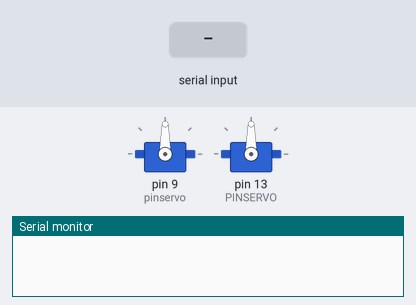
A sketch run on a simulated Arduino Uno, built with avr-gcc and run on an emulated ATmega328P. On the bench: 2 × servo, the last lines printed to the serial monitor. Inputs (shaded band) come from the test bench.

Above: at 1.2 s.
1.3 s: "w" received over Serial
At 2.4 s:
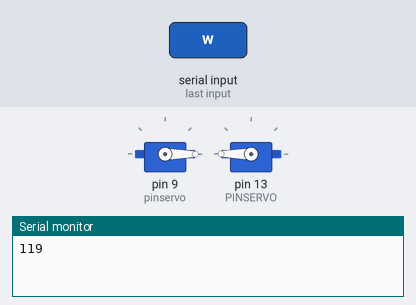
2.8 s: "s" received over Serial
At 3.5 s:
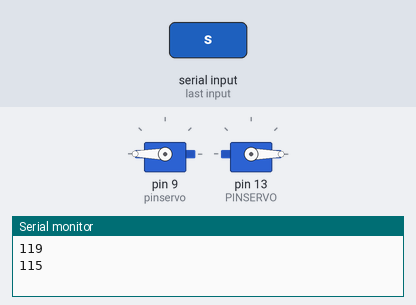
4.3 s: "d" received over Serial
At 4.7 s:
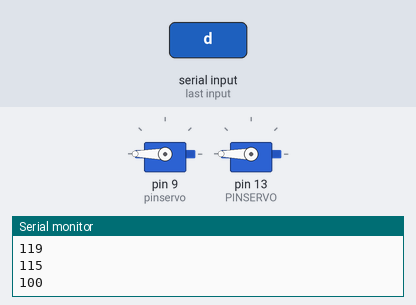
5.8 s: "a" received over Serial
At 7.0 s:
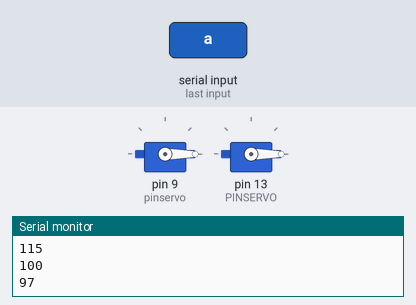
7.3 s: "S" received over Serial
At 8.2 s:
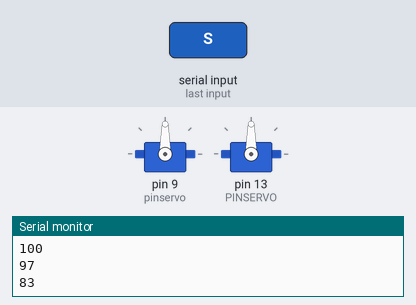
Timing chart, 0 to 9.8 s (numbered marks = the images above; inputs shaded):
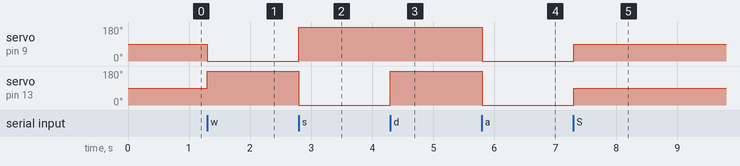

Measured:
- after the input at 1.3 s, servo on pin 9 (pinservo): 90° → 0° at once; servo on pin 13 (PINSERVO): 90° → 180° at once
- after the input at 2.8 s, servo on pin 9 (pinservo): 0° → 180° at once; servo on pin 13 (PINSERVO): 180° → 0° at once
- after the input at 4.3 s, servo on pin 13 (PINSERVO): 0° → 180° at once
- after the input at 5.8 s, servo on pin 9 (pinservo), servo on pin 13 (PINSERVO): 180° → 0° at once
- after the input at 7.3 s, servo on pin 9 (pinservo), servo on pin 13 (PINSERVO): 0° → 90° at once

The sketch:

futbol.ino
```cpp
#include<Servo.h> //Omar Alberto Bañol Gomez,Frey Camilo Mahecha Velasco
#define pinservo 9
#define PINSERVO 13
Servo motorderecho;
Servo motorizquierdo;
int estado = '0';
void setup() {
  motorderecho.attach(pinservo);
  motorizquierdo.attach(PINSERVO);
  motorderecho.write(90);  //Motor en stop
motorizquierdo.write(90); //Motor en stop
  Serial.begin(9600);
}

void loop() {
   if (Serial.available() > 0) {    // lee el bluetooth y almacena en estado
    estado = Serial.read();
    Serial.println(estado);
  }

  if(estado == 'S'){
    motorderecho.write(90);    //Motor en stop
    motorizquierdo.write(90);   //Motor en stop

  }
  else{
  if (estado == 'w') //ADELANTE
  {
    motorderecho.write(0);
    motorizquierdo.write(180);

  }
  if (estado == 's') //ATRAS
  {
    motorderecho.write(180);
    motorizquierdo.write(0);
  }
  if (estado == 'd') //DERECHA
  {
    motorderecho.write(180);
    motorizquierdo.write(180);

  }
  if (estado == 'a') //izquierda
  {
  motorderecho.write(0);
    motorizquierdo.write(0);

  }
   if(estado== '1')
   {
motorderecho.write(90);
motorizquierdo.write(90);
   }


  }


}
```
